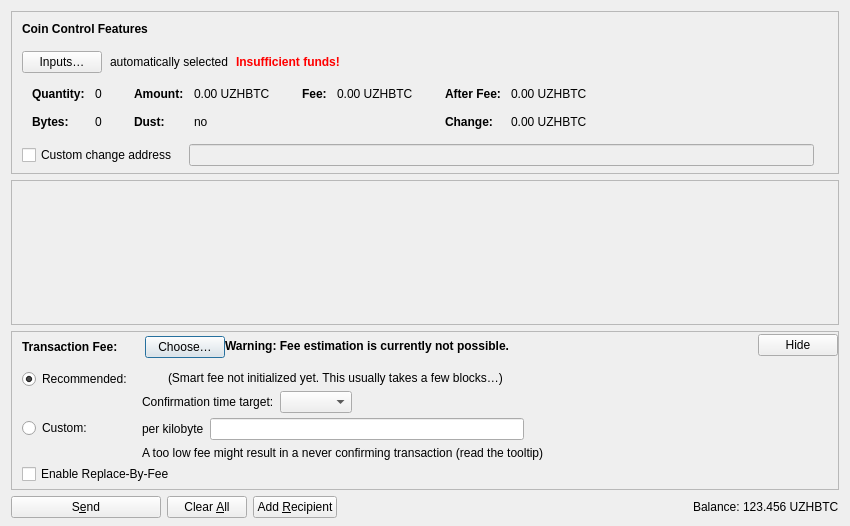
<?xml version="1.0" encoding="UTF-8"?>
<ui version="4.0">
 <class>SendCoinsDialog</class>
 <widget class="QDialog" name="SendCoinsDialog">
  <property name="geometry">
   <rect>
    <x>0</x>
    <y>0</y>
    <width>850</width>
    <height>526</height>
   </rect>
  </property>
  <property name="windowTitle">
   <string>Send Coins</string>
  </property>
  <layout class="QVBoxLayout" name="verticalLayout" stretch="0,1,0,0">
   <property name="bottomMargin">
    <number>8</number>
   </property>
   <item>
    <widget class="QFrame" name="frameCoinControl">
     <property name="sizePolicy">
      <sizepolicy hsizetype="Expanding" vsizetype="Expanding">
       <horstretch>0</horstretch>
       <verstretch>0</verstretch>
      </sizepolicy>
     </property>
     <property name="maximumSize">
      <size>
       <width>16777215</width>
       <height>16777215</height>
      </size>
     </property>
     <property name="frameShape">
      <enum>QFrame::StyledPanel</enum>
     </property>
     <property name="frameShadow">
      <enum>QFrame::Sunken</enum>
     </property>
     <layout class="QVBoxLayout" name="verticalLayoutCoinControl2">
      <property name="spacing">
       <number>0</number>
      </property>
      <property name="leftMargin">
       <number>0</number>
      </property>
      <property name="topMargin">
       <number>0</number>
      </property>
      <property name="rightMargin">
       <number>0</number>
      </property>
      <property name="bottomMargin">
       <number>6</number>
      </property>
      <item>
       <layout class="QVBoxLayout" name="verticalLayoutCoinControl" stretch="0,0,0,0,1">
        <property name="spacing">
         <number>0</number>
        </property>
        <property name="leftMargin">
         <number>10</number>
        </property>
        <property name="topMargin">
         <number>10</number>
        </property>
        <item>
         <layout class="QHBoxLayout" name="horizontalLayoutCoinControl1">
          <property name="bottomMargin">
           <number>15</number>
          </property>
          <item>
           <widget class="QLabel" name="labelCoinControlFeatures">
            <property name="sizePolicy">
             <sizepolicy hsizetype="Preferred" vsizetype="Maximum">
              <horstretch>0</horstretch>
              <verstretch>0</verstretch>
             </sizepolicy>
            </property>
            <property name="font">
             <font>
              <weight>75</weight>
              <bold>true</bold>
             </font>
            </property>
            <property name="styleSheet">
             <string notr="true">font-weight:bold;</string>
            </property>
            <property name="text">
             <string>Coin Control Features</string>
            </property>
           </widget>
          </item>
         </layout>
        </item>
        <item>
         <layout class="QHBoxLayout" name="horizontalLayoutCoinControl2" stretch="0,0,0,0">
          <property name="spacing">
           <number>8</number>
          </property>
          <property name="bottomMargin">
           <number>10</number>
          </property>
          <item>
           <widget class="QPushButton" name="pushButtonCoinControl">
            <property name="styleSheet">
             <string notr="true"/>
            </property>
            <property name="text">
             <string>Inputs…</string>
            </property>
            <property name="autoDefault">
             <bool>false</bool>
            </property>
           </widget>
          </item>
          <item>
           <widget class="QLabel" name="labelCoinControlAutomaticallySelected">
            <property name="text">
             <string>automatically selected</string>
            </property>
            <property name="margin">
             <number>5</number>
            </property>
           </widget>
          </item>
          <item>
           <widget class="QLabel" name="labelCoinControlInsuffFunds">
            <property name="font">
             <font>
              <weight>75</weight>
              <bold>true</bold>
             </font>
            </property>
            <property name="styleSheet">
             <string notr="true">color:red;font-weight:bold;</string>
            </property>
            <property name="text">
             <string>Insufficient funds!</string>
            </property>
            <property name="margin">
             <number>5</number>
            </property>
           </widget>
          </item>
          <item>
           <spacer name="horizontalSpacerCoinControl">
            <property name="orientation">
             <enum>Qt::Horizontal</enum>
            </property>
            <property name="sizeHint" stdset="0">
             <size>
              <width>40</width>
              <height>1</height>
             </size>
            </property>
           </spacer>
          </item>
         </layout>
        </item>
        <item>
         <widget class="QWidget" name="widgetCoinControl" native="true">
          <property name="sizePolicy">
           <sizepolicy hsizetype="Preferred" vsizetype="Preferred">
            <horstretch>0</horstretch>
            <verstretch>0</verstretch>
           </sizepolicy>
          </property>
          <property name="minimumSize">
           <size>
            <width>0</width>
            <height>0</height>
           </size>
          </property>
          <property name="styleSheet">
           <string notr="true"/>
          </property>
          <layout class="QHBoxLayout" name="horizontalLayoutCoinControl5">
           <property name="leftMargin">
            <number>0</number>
           </property>
           <property name="topMargin">
            <number>0</number>
           </property>
           <property name="rightMargin">
            <number>0</number>
           </property>
           <property name="bottomMargin">
            <number>0</number>
           </property>
           <item>
            <layout class="QHBoxLayout" name="horizontalLayoutCoinControl3" stretch="0,0,0,1">
             <property name="spacing">
              <number>20</number>
             </property>
             <property name="topMargin">
              <number>0</number>
             </property>
             <property name="bottomMargin">
              <number>10</number>
             </property>
             <item>
              <layout class="QFormLayout" name="formLayoutCoinControl1">
               <property name="horizontalSpacing">
                <number>10</number>
               </property>
               <property name="verticalSpacing">
                <number>14</number>
               </property>
               <property name="leftMargin">
                <number>10</number>
               </property>
               <property name="topMargin">
                <number>4</number>
               </property>
               <property name="rightMargin">
                <number>6</number>
               </property>
               <item row="0" column="0">
                <widget class="QLabel" name="labelCoinControlQuantityText">
                 <property name="font">
                  <font>
                   <weight>75</weight>
                   <bold>true</bold>
                  </font>
                 </property>
                 <property name="text">
                  <string>Quantity:</string>
                 </property>
                 <property name="margin">
                  <number>0</number>
                 </property>
                </widget>
               </item>
               <item row="0" column="1">
                <widget class="QLabel" name="labelCoinControlQuantity">
                 <property name="cursor">
                  <cursorShape>IBeamCursor</cursorShape>
                 </property>
                 <property name="contextMenuPolicy">
                  <enum>Qt::ActionsContextMenu</enum>
                 </property>
                 <property name="text">
                  <string notr="true">0</string>
                 </property>
                 <property name="margin">
                  <number>0</number>
                 </property>
                 <property name="textInteractionFlags">
                  <set>Qt::LinksAccessibleByMouse|Qt::TextSelectableByKeyboard|Qt::TextSelectableByMouse</set>
                 </property>
                </widget>
               </item>
               <item row="1" column="0">
                <widget class="QLabel" name="labelCoinControlBytesText">
                 <property name="font">
                  <font>
                   <weight>75</weight>
                   <bold>true</bold>
                  </font>
                 </property>
                 <property name="text">
                  <string>Bytes:</string>
                 </property>
                </widget>
               </item>
               <item row="1" column="1">
                <widget class="QLabel" name="labelCoinControlBytes">
                 <property name="cursor">
                  <cursorShape>IBeamCursor</cursorShape>
                 </property>
                 <property name="contextMenuPolicy">
                  <enum>Qt::ActionsContextMenu</enum>
                 </property>
                 <property name="text">
                  <string notr="true">0</string>
                 </property>
                 <property name="textInteractionFlags">
                  <set>Qt::LinksAccessibleByMouse|Qt::TextSelectableByKeyboard|Qt::TextSelectableByMouse</set>
                 </property>
                </widget>
               </item>
              </layout>
             </item>
             <item>
              <layout class="QFormLayout" name="formLayoutCoinControl2">
               <property name="horizontalSpacing">
                <number>10</number>
               </property>
               <property name="verticalSpacing">
                <number>14</number>
               </property>
               <property name="leftMargin">
                <number>6</number>
               </property>
               <property name="topMargin">
                <number>4</number>
               </property>
               <property name="rightMargin">
                <number>6</number>
               </property>
               <item row="0" column="0">
                <widget class="QLabel" name="labelCoinControlAmountText">
                 <property name="font">
                  <font>
                   <weight>75</weight>
                   <bold>true</bold>
                  </font>
                 </property>
                 <property name="text">
                  <string>Amount:</string>
                 </property>
                 <property name="margin">
                  <number>0</number>
                 </property>
                </widget>
               </item>
               <item row="0" column="1">
                <widget class="QLabel" name="labelCoinControlAmount">
                 <property name="cursor">
                  <cursorShape>IBeamCursor</cursorShape>
                 </property>
                 <property name="contextMenuPolicy">
                  <enum>Qt::ActionsContextMenu</enum>
                 </property>
                 <property name="text">
                  <string notr="true">0.00 UZHBTC</string>
                 </property>
                 <property name="textInteractionFlags">
                  <set>Qt::LinksAccessibleByMouse|Qt::TextSelectableByKeyboard|Qt::TextSelectableByMouse</set>
                 </property>
                </widget>
               </item>
               <item row="1" column="0">
                <widget class="QLabel" name="labelCoinControlLowOutputText">
                 <property name="font">
                  <font>
                   <weight>75</weight>
                   <bold>true</bold>
                  </font>
                 </property>
                 <property name="text">
                  <string>Dust:</string>
                 </property>
                </widget>
               </item>
               <item row="1" column="1">
                <widget class="QLabel" name="labelCoinControlLowOutput">
                 <property name="cursor">
                  <cursorShape>IBeamCursor</cursorShape>
                 </property>
                 <property name="contextMenuPolicy">
                  <enum>Qt::ActionsContextMenu</enum>
                 </property>
                 <property name="text">
                  <string notr="true">no</string>
                 </property>
                 <property name="textInteractionFlags">
                  <set>Qt::LinksAccessibleByMouse|Qt::TextSelectableByKeyboard|Qt::TextSelectableByMouse</set>
                 </property>
                </widget>
               </item>
              </layout>
             </item>
             <item>
              <layout class="QFormLayout" name="formLayoutCoinControl3">
               <property name="horizontalSpacing">
                <number>10</number>
               </property>
               <property name="verticalSpacing">
                <number>14</number>
               </property>
               <property name="leftMargin">
                <number>6</number>
               </property>
               <property name="topMargin">
                <number>4</number>
               </property>
               <property name="rightMargin">
                <number>6</number>
               </property>
               <item row="0" column="0">
                <widget class="QLabel" name="labelCoinControlFeeText">
                 <property name="font">
                  <font>
                   <weight>75</weight>
                   <bold>true</bold>
                  </font>
                 </property>
                 <property name="text">
                  <string>Fee:</string>
                 </property>
                 <property name="margin">
                  <number>0</number>
                 </property>
                </widget>
               </item>
               <item row="0" column="1">
                <widget class="QLabel" name="labelCoinControlFee">
                 <property name="cursor">
                  <cursorShape>IBeamCursor</cursorShape>
                 </property>
                 <property name="contextMenuPolicy">
                  <enum>Qt::ActionsContextMenu</enum>
                 </property>
                 <property name="text">
                  <string notr="true">0.00 UZHBTC</string>
                 </property>
                 <property name="textInteractionFlags">
                  <set>Qt::LinksAccessibleByMouse|Qt::TextSelectableByKeyboard|Qt::TextSelectableByMouse</set>
                 </property>
                </widget>
               </item>
              </layout>
             </item>
             <item>
              <layout class="QFormLayout" name="formLayoutCoinControl4">
               <property name="horizontalSpacing">
                <number>10</number>
               </property>
               <property name="verticalSpacing">
                <number>14</number>
               </property>
               <property name="leftMargin">
                <number>6</number>
               </property>
               <property name="topMargin">
                <number>4</number>
               </property>
               <property name="rightMargin">
                <number>6</number>
               </property>
               <item row="0" column="0">
                <widget class="QLabel" name="labelCoinControlAfterFeeText">
                 <property name="font">
                  <font>
                   <weight>75</weight>
                   <bold>true</bold>
                  </font>
                 </property>
                 <property name="text">
                  <string>After Fee:</string>
                 </property>
                 <property name="margin">
                  <number>0</number>
                 </property>
                </widget>
               </item>
               <item row="0" column="1">
                <widget class="QLabel" name="labelCoinControlAfterFee">
                 <property name="cursor">
                  <cursorShape>IBeamCursor</cursorShape>
                 </property>
                 <property name="contextMenuPolicy">
                  <enum>Qt::ActionsContextMenu</enum>
                 </property>
                 <property name="text">
                  <string notr="true">0.00 UZHBTC</string>
                 </property>
                 <property name="textInteractionFlags">
                  <set>Qt::LinksAccessibleByMouse|Qt::TextSelectableByKeyboard|Qt::TextSelectableByMouse</set>
                 </property>
                </widget>
               </item>
               <item row="1" column="0">
                <widget class="QLabel" name="labelCoinControlChangeText">
                 <property name="font">
                  <font>
                   <weight>75</weight>
                   <bold>true</bold>
                  </font>
                 </property>
                 <property name="text">
                  <string>Change:</string>
                 </property>
                </widget>
               </item>
               <item row="1" column="1">
                <widget class="QLabel" name="labelCoinControlChange">
                 <property name="cursor">
                  <cursorShape>IBeamCursor</cursorShape>
                 </property>
                 <property name="contextMenuPolicy">
                  <enum>Qt::ActionsContextMenu</enum>
                 </property>
                 <property name="text">
                  <string notr="true">0.00 UZHBTC</string>
                 </property>
                 <property name="textInteractionFlags">
                  <set>Qt::LinksAccessibleByMouse|Qt::TextSelectableByKeyboard|Qt::TextSelectableByMouse</set>
                 </property>
                </widget>
               </item>
              </layout>
             </item>
            </layout>
           </item>
          </layout>
         </widget>
        </item>
        <item>
         <layout class="QHBoxLayout" name="horizontalLayoutCoinControl4" stretch="0,0,0">
          <property name="spacing">
           <number>12</number>
          </property>
          <property name="sizeConstraint">
           <enum>QLayout::SetDefaultConstraint</enum>
          </property>
          <property name="topMargin">
           <number>5</number>
          </property>
          <property name="rightMargin">
           <number>5</number>
          </property>
          <item>
           <widget class="QCheckBox" name="checkBoxCoinControlChange">
            <property name="toolTip">
             <string>If this is activated, but the change address is empty or invalid, change will be sent to a newly generated address.</string>
            </property>
            <property name="text">
             <string>Custom change address</string>
            </property>
           </widget>
          </item>
          <item>
           <widget class="QValidatedLineEdit" name="lineEditCoinControlChange">
            <property name="enabled">
             <bool>false</bool>
            </property>
            <property name="sizePolicy">
             <sizepolicy hsizetype="Expanding" vsizetype="Fixed">
              <horstretch>0</horstretch>
              <verstretch>0</verstretch>
             </sizepolicy>
            </property>
           </widget>
          </item>
          <item>
           <widget class="QLabel" name="labelCoinControlChangeLabel">
            <property name="sizePolicy">
             <sizepolicy hsizetype="Preferred" vsizetype="Expanding">
              <horstretch>0</horstretch>
              <verstretch>0</verstretch>
             </sizepolicy>
            </property>
            <property name="minimumSize">
             <size>
              <width>0</width>
              <height>0</height>
             </size>
            </property>
            <property name="text">
             <string/>
            </property>
            <property name="margin">
             <number>3</number>
            </property>
           </widget>
          </item>
         </layout>
        </item>
        <item>
         <spacer name="verticalSpacerCoinControl">
          <property name="orientation">
           <enum>Qt::Vertical</enum>
          </property>
          <property name="sizeHint" stdset="0">
           <size>
            <width>800</width>
            <height>1</height>
           </size>
          </property>
         </spacer>
        </item>
       </layout>
      </item>
     </layout>
    </widget>
   </item>
   <item>
    <widget class="QScrollArea" name="scrollArea">
     <property name="widgetResizable">
      <bool>true</bool>
     </property>
     <widget class="QWidget" name="scrollAreaWidgetContents">
      <property name="geometry">
       <rect>
        <x>0</x>
        <y>0</y>
        <width>830</width>
        <height>104</height>
       </rect>
      </property>
      <layout class="QVBoxLayout" name="verticalLayout_2" stretch="0,1">
       <property name="leftMargin">
        <number>0</number>
       </property>
       <property name="topMargin">
        <number>0</number>
       </property>
       <property name="rightMargin">
        <number>0</number>
       </property>
       <property name="bottomMargin">
        <number>0</number>
       </property>
       <item>
        <layout class="QVBoxLayout" name="entries">
         <property name="spacing">
          <number>6</number>
         </property>
        </layout>
       </item>
       <item>
        <spacer name="verticalSpacer">
         <property name="orientation">
          <enum>Qt::Vertical</enum>
         </property>
         <property name="sizeHint" stdset="0">
          <size>
           <width>20</width>
           <height>40</height>
          </size>
         </property>
        </spacer>
       </item>
      </layout>
     </widget>
    </widget>
   </item>
   <item>
    <widget class="QFrame" name="frameFee">
     <property name="sizePolicy">
      <sizepolicy hsizetype="Expanding" vsizetype="Expanding">
       <horstretch>0</horstretch>
       <verstretch>0</verstretch>
      </sizepolicy>
     </property>
     <property name="maximumSize">
      <size>
       <width>16777215</width>
       <height>16777215</height>
      </size>
     </property>
     <property name="frameShape">
      <enum>QFrame::StyledPanel</enum>
     </property>
     <property name="frameShadow">
      <enum>QFrame::Sunken</enum>
     </property>
     <layout class="QVBoxLayout" name="verticalLayoutFee1">
      <property name="spacing">
       <number>0</number>
      </property>
      <property name="leftMargin">
       <number>0</number>
      </property>
      <property name="topMargin">
       <number>0</number>
      </property>
      <property name="rightMargin">
       <number>0</number>
      </property>
      <property name="bottomMargin">
       <number>0</number>
      </property>
      <item>
       <layout class="QVBoxLayout" name="verticalLayoutFee2" stretch="0,0,0">
        <property name="spacing">
         <number>0</number>
        </property>
        <property name="leftMargin">
         <number>10</number>
        </property>
        <property name="topMargin">
         <number>0</number>
        </property>
        <item>
         <layout class="QHBoxLayout" name="horizontalLayoutFee1">
          <property name="bottomMargin">
           <number>0</number>
          </property>
          <item>
           <layout class="QVBoxLayout" name="verticalLayoutFee7">
            <property name="spacing">
             <number>0</number>
            </property>
            <item>
             <spacer name="verticalSpacerSmartFee">
              <property name="orientation">
               <enum>Qt::Vertical</enum>
              </property>
              <property name="sizeType">
               <enum>QSizePolicy::Fixed</enum>
              </property>
              <property name="sizeHint" stdset="0">
               <size>
                <width>1</width>
                <height>4</height>
               </size>
              </property>
             </spacer>
            </item>
            <item>
             <layout class="QHBoxLayout" name="horizontalLayoutSmartFee">
              <property name="spacing">
               <number>10</number>
              </property>
              <item>
               <widget class="QLabel" name="labelFeeHeadline">
                <property name="sizePolicy">
                 <sizepolicy hsizetype="Preferred" vsizetype="Maximum">
                  <horstretch>0</horstretch>
                  <verstretch>0</verstretch>
                 </sizepolicy>
                </property>
                <property name="font">
                 <font>
                  <weight>75</weight>
                  <bold>true</bold>
                 </font>
                </property>
                <property name="styleSheet">
                 <string notr="true">font-weight:bold;</string>
                </property>
                <property name="text">
                 <string>Transaction Fee:</string>
                </property>
               </widget>
              </item>
              <item>
               <widget class="QLabel" name="labelFeeMinimized">
                <property name="text">
                 <string/>
                </property>
               </widget>
              </item>
              <item>
               <widget class="QPushButton" name="buttonChooseFee">
                <property name="text">
                 <string>Choose…</string>
                </property>
               </widget>
              </item>
             </layout>
            </item>
            <item>
             <spacer name="verticalSpacer_5">
              <property name="orientation">
               <enum>Qt::Vertical</enum>
              </property>
              <property name="sizeHint" stdset="0">
               <size>
                <width>1</width>
                <height>1</height>
               </size>
              </property>
             </spacer>
            </item>
           </layout>
          </item>
          <item>
           <widget class="QLabel" name="fallbackFeeWarningLabel">
            <property name="toolTip">
             <string>Using the fallbackfee can result in sending a transaction that will take several hours or days (or never) to confirm. Consider choosing your fee manually or wait until you have validated the complete chain.</string>
            </property>
            <property name="font">
            <font>
                <weight>75</weight>
                <bold>true</bold>
            </font>
            </property>
            <property name="text">
             <string>Warning: Fee estimation is currently not possible.</string>
            </property>
            <property name="wordWrap">
             <bool>false</bool>
            </property>
           </widget>
          </item>
          <item>
           <spacer name="horizontalSpacer_4">
            <property name="orientation">
             <enum>Qt::Horizontal</enum>
            </property>
            <property name="sizeType">
             <enum>QSizePolicy::MinimumExpanding</enum>
            </property>
            <property name="sizeHint" stdset="0">
             <size>
              <width>40</width>
              <height>20</height>
             </size>
            </property>
           </spacer>
          </item>
          <item>
           <widget class="QPushButton" name="buttonMinimizeFee">
            <property name="toolTip">
             <string>Hide transaction fee settings</string>
            </property>
            <property name="text">
             <string>Hide</string>
            </property>
           </widget>
          </item>
         </layout>
        </item>
        <item>
         <widget class="QFrame" name="frameFeeSelection">
          <layout class="QVBoxLayout" name="verticalLayoutFee12">
           <property name="spacing">
            <number>0</number>
           </property>
           <property name="leftMargin">
            <number>0</number>
           </property>
           <property name="topMargin">
            <number>0</number>
           </property>
           <property name="rightMargin">
            <number>0</number>
           </property>
           <property name="bottomMargin">
            <number>0</number>
           </property>
           <item>
            <layout class="QGridLayout" name="gridLayoutFee">
             <property name="topMargin">
              <number>10</number>
             </property>
             <property name="bottomMargin">
              <number>4</number>
             </property>
             <property name="horizontalSpacing">
              <number>10</number>
             </property>
             <property name="verticalSpacing">
              <number>4</number>
             </property>
             <item row="1" column="1">
              <layout class="QVBoxLayout" name="verticalLayoutFee8">
               <property name="spacing">
                <number>6</number>
               </property>
               <item>
                <layout class="QHBoxLayout" name="horizontalLayoutFee13">
                 <item>
                  <widget class="QLabel" name="labelCustomPerKilobyte">
                   <property name="toolTip">
                    <string>Specify a custom fee per kB (1,000 bytes) of the transaction's virtual size.

Note:  Since the fee is calculated on a per-byte basis, a fee rate of "100 satoshis per kvB" for a transaction size of 500 virtual bytes (half of 1 kvB) would ultimately yield a fee of only 50 satoshis.</string>
                   </property>
                   <property name="text">
                    <string>per kilobyte</string>
                   </property>
                  </widget>
                 </item>
                 <item>
                  <widget class="BitcoinAmountField" name="customFee"/>
                 </item>
                 <item>
                  <spacer name="horizontalSpacer_6">
                   <property name="orientation">
                    <enum>Qt::Horizontal</enum>
                   </property>
                   <property name="sizeHint" stdset="0">
                    <size>
                     <width>1</width>
                     <height>1</height>
                    </size>
                   </property>
                  </spacer>
                 </item>
                </layout>
               </item>
               <item>
                <layout class="QHBoxLayout" name="horizontalLayoutFee8">
                 <item>
                  <widget class="QLabel" name="labelCustomFeeWarning">
                   <property name="enabled">
                    <bool>true</bool>
                   </property>
                   <property name="toolTip">
                    <string>When there is less transaction volume than space in the blocks, miners as well as relaying nodes may enforce a minimum fee. Paying only this minimum fee is just fine, but be aware that this can result in a never confirming transaction once there is more demand for bitcoin transactions than the network can process.</string>
                   </property>
                   <property name="text">
                    <string>A too low fee might result in a never confirming transaction (read the tooltip)</string>
                   </property>
                  </widget>
                 </item>
                 <item>
                  <spacer name="horizontalSpacer_2">
                   <property name="orientation">
                    <enum>Qt::Horizontal</enum>
                   </property>
                   <property name="sizeHint" stdset="0">
                    <size>
                     <width>1</width>
                     <height>1</height>
                    </size>
                   </property>
                  </spacer>
                 </item>
                </layout>
               </item>
              </layout>
             </item>
             <item row="0" column="0">
              <layout class="QVBoxLayout" name="verticalLayoutFee4" stretch="0,1">
               <item>
                <widget class="QRadioButton" name="radioSmartFee">
                 <property name="text">
                  <string>Recommended:</string>
                 </property>
                 <property name="checked">
                  <bool>true</bool>
                 </property>
                 <attribute name="buttonGroup">
                  <string notr="true">groupFee</string>
                 </attribute>
                </widget>
               </item>
               <item>
                <spacer name="verticalSpacer_2">
                 <property name="orientation">
                  <enum>Qt::Vertical</enum>
                 </property>
                 <property name="sizeHint" stdset="0">
                  <size>
                   <width>1</width>
                   <height>1</height>
                  </size>
                 </property>
                </spacer>
               </item>
              </layout>
             </item>
             <item row="1" column="0">
              <layout class="QVBoxLayout" name="verticalLayoutFee9" stretch="0,1">
               <item>
                <widget class="QRadioButton" name="radioCustomFee">
                 <property name="text">
                  <string>Custom:</string>
                 </property>
                 <attribute name="buttonGroup">
                  <string notr="true">groupFee</string>
                 </attribute>
                </widget>
               </item>
               <item>
                <spacer name="verticalSpacer_6">
                 <property name="orientation">
                  <enum>Qt::Vertical</enum>
                 </property>
                 <property name="sizeHint" stdset="0">
                  <size>
                   <width>1</width>
                   <height>1</height>
                  </size>
                 </property>
                </spacer>
               </item>
              </layout>
             </item>
             <item row="0" column="1">
              <layout class="QVBoxLayout" name="verticalLayoutFee3" stretch="0,0,1">
               <property name="spacing">
                <number>6</number>
               </property>
               <property name="topMargin">
                <number>2</number>
               </property>
               <item>
                <layout class="QHBoxLayout" name="horizontalLayoutFee12">
                 <item>
                  <widget class="QLabel" name="labelSmartFee">
                   <property name="text">
                    <string/>
                   </property>
                  </widget>
                 </item>
                 <item>
                  <widget class="QLabel" name="labelFeeEstimation">
                   <property name="text">
                    <string/>
                   </property>
                  </widget>
                 </item>
                 <item>
                  <widget class="QLabel" name="labelSmartFee2">
                   <property name="text">
                    <string>(Smart fee not initialized yet. This usually takes a few blocks…)</string>
                   </property>
                  </widget>
                 </item>
                 <item>
                  <spacer name="horizontalSpacer_5">
                   <property name="orientation">
                    <enum>Qt::Horizontal</enum>
                   </property>
                   <property name="sizeHint" stdset="0">
                    <size>
                     <width>1</width>
                     <height>1</height>
                    </size>
                   </property>
                  </spacer>
                 </item>
                </layout>
               </item>
               <item>
                <layout class="QHBoxLayout" name="horizontalLayoutFee9">
                 <item>
                  <layout class="QVBoxLayout" name="verticalLayoutFee6">
                   <item>
                    <widget class="QLabel" name="labelSmartFee3">
                     <property name="text">
                      <string>Confirmation time target:</string>
                     </property>
                    </widget>
                   </item>
                  </layout>
                 </item>
                 <item>
                  <layout class="QVBoxLayout" name="verticalLayoutFee5">
                   <property name="rightMargin">
                    <number>30</number>
                   </property>
                   <item>
                    <layout class="QHBoxLayout" name="horizontalLayoutConfTarget">
                     <property name="bottomMargin">
                      <number>0</number>
                     </property>
                     <item>
                      <widget class="QComboBox" name="confTargetSelector"/>
                     </item>
                     <item>
                      <spacer name="horizontalSpacerConfTarget">
                       <property name="orientation">
                        <enum>Qt::Horizontal</enum>
                       </property>
                       <property name="sizeHint" stdset="0">
                        <size>
                         <width>40</width>
                         <height>20</height>
                        </size>
                       </property>
                      </spacer>
                     </item>
                    </layout>
                   </item>
                  </layout>
                 </item>
                </layout>
               </item>
               <item>
                <spacer name="verticalSpacer_4">
                 <property name="orientation">
                  <enum>Qt::Vertical</enum>
                 </property>
                 <property name="sizeHint" stdset="0">
                  <size>
                   <width>1</width>
                   <height>1</height>
                  </size>
                 </property>
                </spacer>
               </item>
              </layout>
             </item>
            </layout>
           </item>
           <item>
            <widget class="QCheckBox" name="optInRBF">
             <property name="text">
              <string>Enable Replace-By-Fee</string>
             </property>
             <property name="toolTip">
              <string>With Replace-By-Fee (BIP-125) you can increase a transaction's fee after it is sent. Without this, a higher fee may be recommended to compensate for increased transaction delay risk.</string>
             </property>
            </widget>
           </item>
          </layout>
         </widget>
        </item>
        <item>
         <spacer name="verticalSpacerFee">
          <property name="orientation">
           <enum>Qt::Vertical</enum>
          </property>
          <property name="sizeHint" stdset="0">
           <size>
            <width>40</width>
            <height>5</height>
           </size>
          </property>
         </spacer>
        </item>
       </layout>
      </item>
     </layout>
    </widget>
   </item>
   <item>
    <layout class="QHBoxLayout" name="horizontalLayout">
     <item>
      <widget class="QPushButton" name="sendButton">
       <property name="minimumSize">
        <size>
         <width>150</width>
         <height>0</height>
        </size>
       </property>
       <property name="toolTip">
        <string>Confirm the send action</string>
       </property>
       <property name="text">
        <string>S&amp;end</string>
       </property>
       <property name="icon">
        <iconset resource="../bitcoin.qrc">
         <normaloff>:/icons/send</normaloff>:/icons/send</iconset>
       </property>
       <property name="autoDefault">
        <bool>false</bool>
       </property>
       <property name="default">
        <bool>false</bool>
       </property>
      </widget>
     </item>
     <item>
      <widget class="QPushButton" name="clearButton">
       <property name="sizePolicy">
        <sizepolicy hsizetype="Minimum" vsizetype="Fixed">
         <horstretch>0</horstretch>
         <verstretch>0</verstretch>
        </sizepolicy>
       </property>
       <property name="toolTip">
        <string>Clear all fields of the form.</string>
       </property>
       <property name="text">
        <string>Clear &amp;All</string>
       </property>
       <property name="icon">
        <iconset resource="../bitcoin.qrc">
         <normaloff>:/icons/remove</normaloff>:/icons/remove</iconset>
       </property>
       <property name="autoDefault">
        <bool>false</bool>
       </property>
      </widget>
     </item>
     <item>
      <widget class="QPushButton" name="addButton">
       <property name="toolTip">
        <string>Send to multiple recipients at once</string>
       </property>
       <property name="text">
        <string>Add &amp;Recipient</string>
       </property>
       <property name="icon">
        <iconset resource="../bitcoin.qrc">
         <normaloff>:/icons/add</normaloff>:/icons/add</iconset>
       </property>
       <property name="autoDefault">
        <bool>false</bool>
       </property>
      </widget>
     </item>
     <item>
      <spacer name="horizontalSpacer">
       <property name="orientation">
        <enum>Qt::Horizontal</enum>
       </property>
       <property name="sizeHint" stdset="0">
        <size>
         <width>40</width>
         <height>20</height>
        </size>
       </property>
      </spacer>
     </item>
     <item>
      <layout class="QHBoxLayout" name="horizontalLayout_2">
       <property name="spacing">
        <number>3</number>
       </property>
       <item>
        <widget class="QLabel" name="labelBalanceName">
         <property name="sizePolicy">
          <sizepolicy hsizetype="Preferred" vsizetype="Fixed">
           <horstretch>0</horstretch>
           <verstretch>0</verstretch>
          </sizepolicy>
         </property>
         <property name="text">
          <string>Balance:</string>
         </property>
        </widget>
       </item>
       <item>
        <widget class="QLabel" name="labelBalance">
         <property name="sizePolicy">
          <sizepolicy hsizetype="Preferred" vsizetype="Fixed">
           <horstretch>0</horstretch>
           <verstretch>0</verstretch>
          </sizepolicy>
         </property>
         <property name="cursor">
          <cursorShape>IBeamCursor</cursorShape>
         </property>
         <property name="text">
          <string notr="true">123.456 UZHBTC</string>
         </property>
         <property name="textInteractionFlags">
          <set>Qt::LinksAccessibleByMouse|Qt::TextSelectableByKeyboard|Qt::TextSelectableByMouse</set>
         </property>
        </widget>
       </item>
      </layout>
     </item>
    </layout>
   </item>
  </layout>
 </widget>
 <customwidgets>
  <customwidget>
   <class>QValidatedLineEdit</class>
   <extends>QLineEdit</extends>
   <header>qt/qvalidatedlineedit.h</header>
  </customwidget>
  <customwidget>
   <class>BitcoinAmountField</class>
   <extends>QLineEdit</extends>
   <header>qt/bitcoinamountfield.h</header>
   <container>1</container>
  </customwidget>
 </customwidgets>
 <resources>
  <include location="../bitcoin.qrc"/>
 </resources>
 <connections/>
 <buttongroups>
  <buttongroup name="groupFee"/>
 </buttongroups>
</ui>
